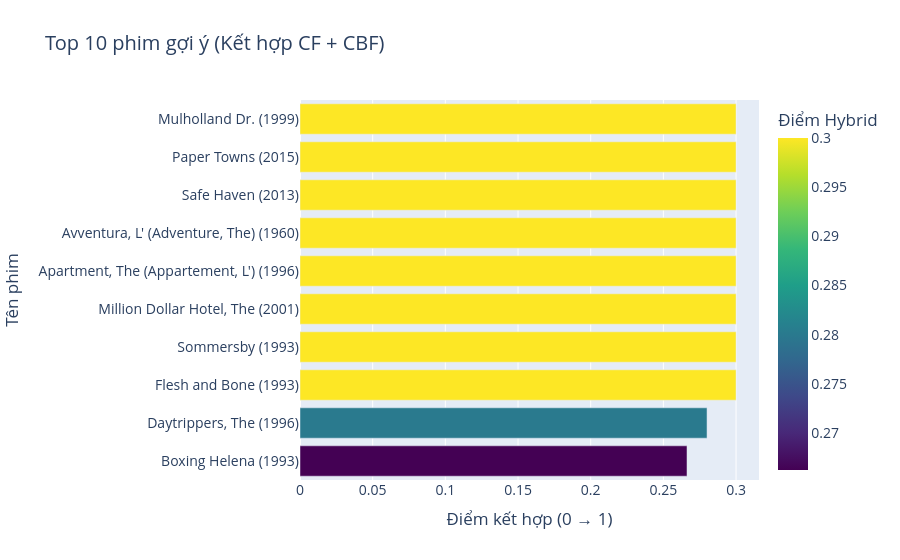

The code cell stored with this chart in its notebook:
### Code cell
fig = px.bar(
    hybrid_df.sort_values("hybrid_score"),
    x="hybrid_score",
    y="title",
    orientation="h",
    title=f"Top {len(hybrid_df)} phim gợi ý (Kết hợp CF + CBF)",
    labels={"hybrid_score": "Điểm Hybrid", "title": "Tên phim"},
    color="hybrid_score",
    color_continuous_scale="viridis"
)

fig.update_layout(
    yaxis={'categoryorder': 'total ascending'},
    xaxis_title="Điểm kết hợp (0 → 1)",
    yaxis_title="Tên phim",
    font=dict(size=14)
)

fig.show()

### Figure 1 — Plotly figure (JSON) as saved in the notebook; plotly's stock layout.template omitted (floating-point values rounded to 4 significant figures)
{"data": [{"hovertemplate": "Điểm Hybrid=%{marker.color}<br>Tên phim=%{y}<extra></extra>", "legendgroup": "", "marker": {"color": [0.2663, 0.28, 0.3, 0.3, 0.3, 0.3, 0.3, 0.3, 0.3, 0.3], "coloraxis": "coloraxis", "pattern": {"shape": ""}}, "name": "", "orientation": "h", "showlegend": false, "textposition": "auto", "type": "bar", "x": [0.2663, 0.28, 0.3, 0.3, 0.3, 0.3, 0.3, 0.3, 0.3, 0.3], "xaxis": "x", "y": ["Boxing Helena (1993)", "Daytrippers, The (1996)", "Flesh and Bone (1993)", "Sommersby (1993)", "Million Dollar Hotel, The (2001)", "Apartment, The (Appartement, L') (1996)", "Avventura, L' (Adventure, The) (1960)", "Safe Haven (2013)", "Paper Towns (2015)", "Mulholland Dr. (1999)"], "yaxis": "y"}], "layout": {"barmode": "relative", "coloraxis": {"colorbar": {"title": {"text": "Điểm Hybrid"}}, "colorscale": [[0, "#440154"], [0.1111, "#482878"], [0.2222, "#3e4989"], [0.3333, "#31688e"], [0.4444, "#26828e"], [0.5556, "#1f9e89"], [0.6667, "#35b779"], [0.7778, "#6ece58"], [0.8889, "#b5de2b"], [1, "#fde725"]]}, "font": {"size": 14}, "legend": {"tracegroupgap": 0}, "title": {"text": "Top 10 phim gợi ý (Kết hợp CF + CBF)"}, "xaxis": {"anchor": "y", "domain": [0, 1], "title": {"text": "Điểm kết hợp (0 → 1)"}}, "yaxis": {"anchor": "x", "categoryorder": "total ascending", "domain": [0, 1], "title": {"text": "Tên phim"}}}}
